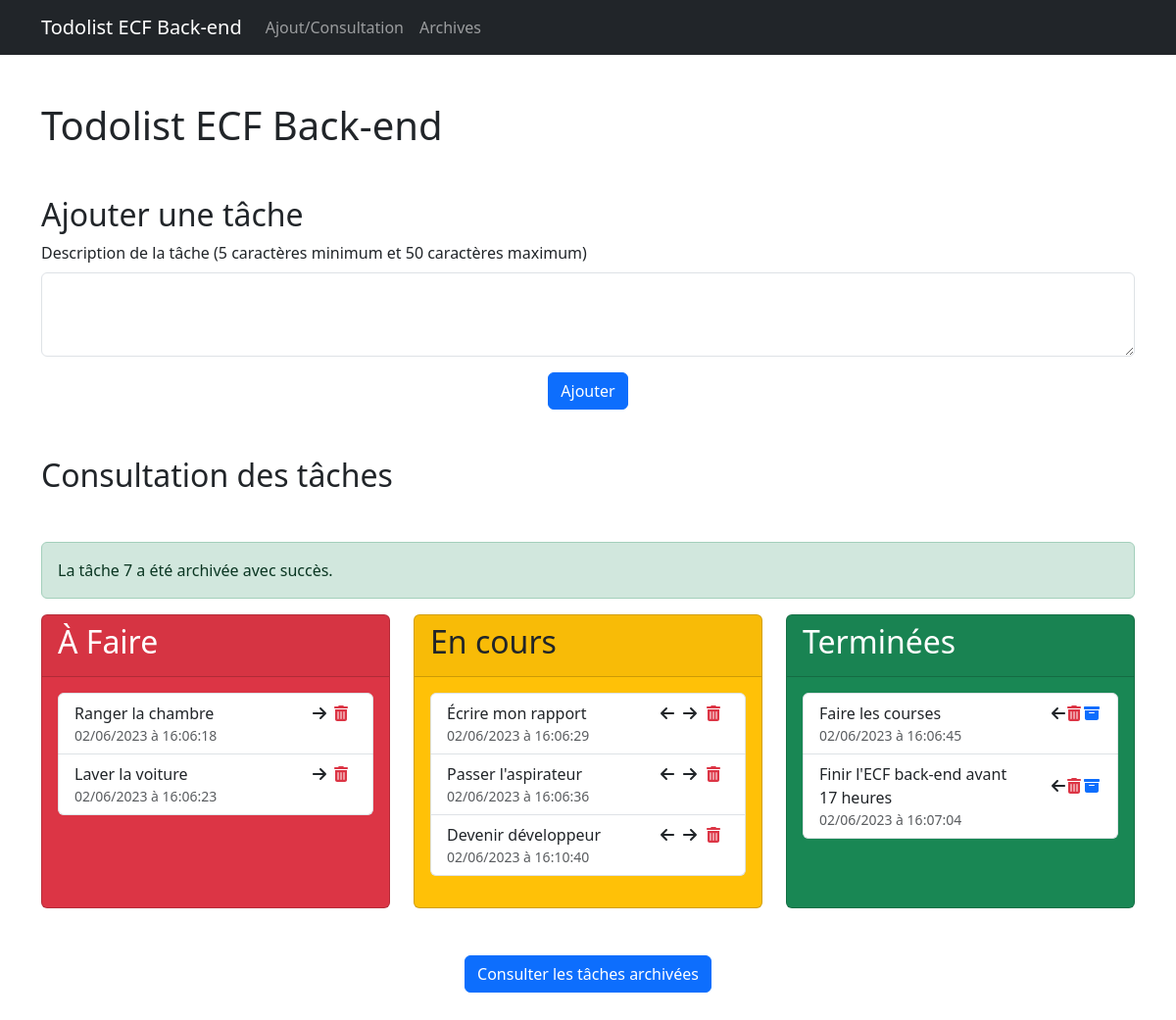
/?success=archive&id_task=7, run on the app's committed database.
### tables this page shows
CREATE TABLE `tasks` (
  `id_task` int(3) NOT NULL,
  `date_task` datetime DEFAULT NULL,
  `description` text DEFAULT NULL,
  `status` int(3) DEFAULT NULL
);

### include/connect.php (called while the page is built, shortened)
<?php
$pdo = new PDO('mysql:host=localhost;dbname=todolist', "root", "", array(PDO::ATTR_ERRMODE => PDO::ERRMODE_WARNING, PDO::MYSQL_ATTR_INIT_COMMAND => 'SET NAMES utf8'));
function findTasks($status) {
    global $pdo;
    $findQuery = "SELECT * FROM tasks WHERE status = $status";
    return $pdo->query($findQuery)->fetchAll(PDO::FETCH_ASSOC);
}
?>

### index.php (the view, shortened to what this page needs)
<?php
require_once("./include/connect.php");
require_once("./include/init.php");
if ($_GET) {
    if (array_key_exists("success", $_GET)) {
        switch($_GET['success']) {
            case "archive":
                $successUpdate = "<div class='alert alert-success'>La tâche $_GET[id_task] a été archivée avec succès.</div>";
                break;
        }
    }
}
require_once("./include/header.php");
?>
    <h2 class="mt-5">Ajouter une tâche</h2>
    <form method="POST">
        <div class="mb-3">
            <label for="description" class="form-label">Description de la tâche (5 caractères minimum et 50 caractères maximum)</label>
            <textarea class="form-control" id="description" name="description" rows="3"></textarea>
        </div>
        <div class="text-center"><button type="submit" class="btn btn-primary">Ajouter</button></div>
    </form>
    <h2 class="my-5">Consultation des tâches</h2>
    <?= (!empty($successUpdate) ? $successUpdate : (!empty($errorUpdate) ? $errorUpdate : "")) ?>
    <div class="row">
        <div class="col">
            <div class="card text-white bg-danger mb-3 h-100">
                <div class="card-header">
                    <h2>À Faire</h2>
                </div>
                <div class="card-body">
                    <?php if (count(findTasks(1)) > 0) :  ?>
                        <ul class="list-group">
                            <?php foreach (findTasks(1) as $task) : ?>
                                <li class="list-group-item">
                                    <div class="row d-flex justify-content-between">
                                        <span class="col-9"><?= $task['description'] ?></span>
                                        <div class="col-3 d-flex align-items-center justify-content-evenly">
                                            <a href="?action=update_status&id_task=<?= $task['id_task'] ?>&status=2" class="text-dark"><i class="fas fa-arrow-right"></i></a>
                                            <a href="?action=delete&id_task=<?= $task['id_task'] ?>" class="text-danger" onclick="return confirm('Êtes-vous sûr de vouloir supprimer cette tâche ?')"><i class="fas fa-trash-alt"></i></a>
                                        </div>
                                    </div>
                                    <div class="small text-muted"><?= date('d/m/Y à H:i:s', strtotime($task['date_task'])) ?></div>
                                </li>
                            <?php endforeach; ?>
                        </ul>
                    <?php else : ?>
                        <p class="card-text">Aucune tâche à faire.</p>
                    <?php endif; ?>
                </div>
            </div>
        </div>
        <div class="col">
            <div class="card text-dark bg-warning mb-3 h-100">
                <div class="card-header">
                    <h2>En cours</h2>
                </div>
                <div class="card-body">
                    <?php if (count(findTasks(2)) > 0) :  ?>
                        <ul class="list-group">
                            <?php foreach (findTasks(2) as $task) : ?>
                                <li class="list-group-item">
                                    <div class="row d-flex justify-content-between">
                                        <span class="col-8"><?= $task['description'] ?></span>
                                        <div class="col-4 d-flex align-items-center justify-content-evenly">
                                            <a href="index.php?action=update_status&id_task=<?= $task['id_task'] ?>&status=1" class="text-dark"><i class="fas fa-arrow-left"></i></a>
                                            <a href="?action=update_status&id_task=<?= $task['id_task'] ?>&status=3" class="text-dark"><i class="fas fa-arrow-right"></i></a>
                                            <a href="?action=delete&id_task=<?= $task['id_task'] ?>" class="text-danger" onclick="return confirm('Êtes-vous sûr de vouloir supprimer cette tâche ?')"><i class="fas fa-trash-alt"></i></a>
                                        </div>
                                    </div>
                                    <div class="small text-muted"><?= date('d/m/Y à H:i:s', strtotime($task['date_task'])) ?></div>
                                </li>
                            <?php endforeach; ?>
                        </ul>
                    <?php else : ?>
                        <p class="card-text">Aucune tâche en cours.</p>
                    <?php endif; ?>
                </div>
            </div>
        </div>
        <div class="col">
            <div class="card text-white bg-success mb-3 h-100">
                <div class="card-header">
                    <h2>Terminées</h2>
                </div>
                <div class="card-body">
                    <?php if (count(findTasks(3)) > 0) : ?>
                        <ul class="list-group">
                            <?php foreach (findTasks(3) as $task) :  ?>
                                <li class="list-group-item">
                                    <div class="row d-flex justify-content-between">
                                        <span class="col-9"><?= $task['description'] ?></span>
                                        <div class="col-3 d-flex align-items-center justify-content-evenly">
                                            <a href="?action=update_status&id_task=<?= $task['id_task'] ?>&status=2" class="text-dark"><i class="fas fa-arrow-left"></i></a>
                                            <a href="?action=delete&id_task=<?= $task['id_task'] ?>" class="text-danger" onclick="return confirm('Êtes-vous sûr de vouloir supprimer cette tâche ?')"><i class="fas fa-trash-alt"></i></a>
                                            <a href="?action=archive&id_task=<?= $task['id_task'] ?>&status=4" class="text-subtle" onclick="return confirm('Êtes-vous sûr de vouloir archiver cette tâche ?')"><i class="fas fa-archive"></i></a>
                                        </div>
                                    </div>
                                    <div class="small text-muted"><?= date('d/m/Y à H:i:s', strtotime($task['date_task'])) ?></div>
                                </li>
                            <?php endforeach; ?>
                        </ul>
                    <?php else : ?>
                        <p class="card-text">Aucune tâche terminée.</p>
                    <?php endif; ?>
                </div>
            </div>
        </div>
    </div>
    <div class="text-center mb-5"><a href="./archives.php" class="mt-5 btn btn-primary">Consulter les tâches archivées</a></div>
<?php require_once("./include/footer.php") ?>

### data on the page
tasks: description "Ranger la chambre", date_task "02/06/2023 à 16:06:18"
tasks: description "Laver la voiture", date_task "02/06/2023 à 16:06:23"
tasks: description "Écrire mon rapport", date_task "02/06/2023 à 16:06:29"
tasks: description "Passer l'aspirateur", date_task "02/06/2023 à 16:06:36"
tasks: description "Devenir développeur", date_task "02/06/2023 à 16:10:40"
tasks: description "Faire les courses", date_task "02/06/2023 à 16:06:45"
tasks: description "Finir l'ECF back-end avant 17 heures", date_task "02/06/2023 à 16:07:04"

### other printed values
$_GET[id_task] "7"
